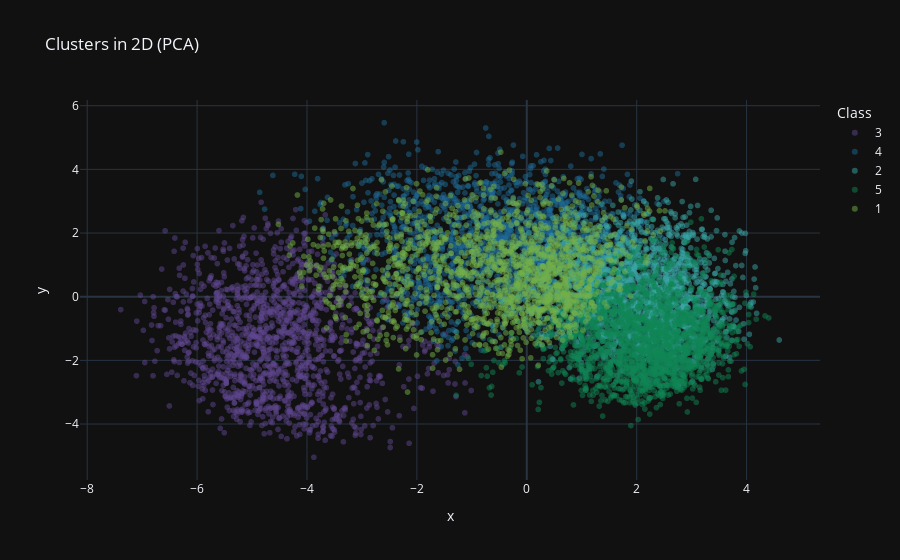
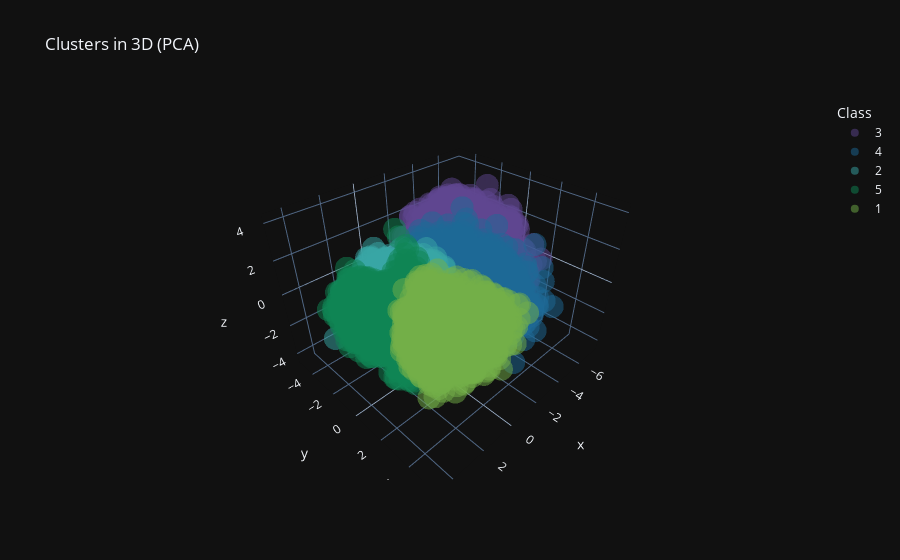

These figures' notebook cell, in order:
### Markdown cell above
## Part A: Visualisation of the Dataset
The K-Means algorithm attempts to partition the dataset into five groups (clusters) based on the similarity of their observations. Its objective is to learn the underlying structure of the data and assign each record a label from 0 to 4, corresponding to the cluster ID. This ID is stored in a new column in the dataset named Cluster.

To visualize the features associated with each cluster, dimensionality reduction is required. For this purpose, Principal Component Analysis (PCA) is applied, retaining the two most significant components for two-dimensional representations and the three most significant components for three-dimensional representations.

### Code cell
import numpy as np
from sklearn.cluster import KMeans
from sklearn.decomposition import PCA
import plotly.express as px
from sklearn.model_selection import train_test_split
from sklearn.preprocessing import StandardScaler
from sklearn.discriminant_analysis import QuadraticDiscriminantAnalysis
from sklearn.metrics import confusion_matrix, ConfusionMatrixDisplay, classification_report, accuracy_score

# Load dataset
dataset = np.loadtxt("datasetTV.csv", delimiter=",", skiprows=0)

# K-MEANS
kmeans = KMeans(n_clusters=5, random_state=42)
labels = kmeans.fit_predict(dataset)

# PCA 2D
pca_2d = PCA(n_components=2)
dataset_pca_2d = pca_2d.fit_transform(dataset)
fig_2d = px.scatter(
    x=dataset_pca_2d[:, 0],
    y=dataset_pca_2d[:, 1],
    color=(labels+1).astype(str),
    color_discrete_sequence=px.colors.qualitative.Prism,
    opacity=0.5,
    title="Clusters in 2D (PCA)",
)
fig_2d.update_layout(
    legend=dict(title="Class")
)
fig_2d.show()


# PCA 3D
pca_3d = PCA(n_components=3)
dataset_pca_3d = pca_3d.fit_transform(dataset)
fig_3d = px.scatter_3d(
    x=dataset_pca_3d[:, 0],
    y=dataset_pca_3d[:, 1],
    z=dataset_pca_3d[:, 2],
    color=(labels+1).astype(str),
    color_discrete_sequence=px.colors.qualitative.Prism,
    opacity=0.5,
    title="Clusters in 3D (PCA)",
)
fig_3d.update_layout(
    legend=dict(title="Class")
)
fig_3d.show()

### Figure 1 — Plotly figure (JSON) as saved in the notebook; plotly's stock layout.template omitted (floating-point values rounded to 4 significant figures; data arrays with more than 128 entries replaced by an {"elided": "..."} marker saying what was removed)
{"data": [{"hovertemplate": "color=3<br>x=%{x}<br>y=%{y}<extra></extra>", "legendgroup": "3", "marker": {"color": "rgb(95, 70, 144)", "opacity": 0.5, "symbol": "circle"}, "mode": "markers", "name": "3", "showlegend": true, "x": {"elided": "1350 float values"}, "xaxis": "x", "y": {"elided": "1350 float values"}, "yaxis": "y", "type": "scattergl"}, {"hovertemplate": "color=4<br>x=%{x}<br>y=%{y}<extra></extra>", "legendgroup": "4", "marker": {"color": "rgb(29, 105, 150)", "opacity": 0.5, "symbol": "circle"}, "mode": "markers", "name": "4", "showlegend": true, "x": {"elided": "1682 float values"}, "xaxis": "x", "y": {"elided": "1682 float values"}, "yaxis": "y", "type": "scattergl"}, {"hovertemplate": "color=2<br>x=%{x}<br>y=%{y}<extra></extra>", "legendgroup": "2", "marker": {"color": "rgb(56, 166, 165)", "opacity": 0.5, "symbol": "circle"}, "mode": "markers", "name": "2", "showlegend": true, "x": {"elided": "2030 float values"}, "xaxis": "x", "y": {"elided": "2030 float values"}, "yaxis": "y", "type": "scattergl"}, {"hovertemplate": "color=5<br>x=%{x}<br>y=%{y}<extra></extra>", "legendgroup": "5", "marker": {"color": "rgb(15, 133, 84)", "opacity": 0.5, "symbol": "circle"}, "mode": "markers", "name": "5", "showlegend": true, "x": {"elided": "2006 float values"}, "xaxis": "x", "y": {"elided": "2006 float values"}, "yaxis": "y", "type": "scattergl"}, {"hovertemplate": "color=1<br>x=%{x}<br>y=%{y}<extra></extra>", "legendgroup": "1", "marker": {"color": "rgb(115, 175, 72)", "opacity": 0.5, "symbol": "circle"}, "mode": "markers", "name": "1", "showlegend": true, "x": {"elided": "1675 float values"}, "xaxis": "x", "y": {"elided": "1675 float values"}, "yaxis": "y", "type": "scattergl"}], "layout": {"xaxis": {"anchor": "y", "domain": [0.0, 1.0], "title": {"text": "x"}}, "yaxis": {"anchor": "x", "domain": [0.0, 1.0], "title": {"text": "y"}}, "legend": {"title": {"text": "Class"}, "tracegroupgap": 0}, "title": {"text": "Clusters in 2D (PCA)"}}}

### Figure 2 — Plotly figure (JSON) as saved in the notebook; plotly's stock layout.template omitted (floating-point values rounded to 4 significant figures; data arrays with more than 128 entries replaced by an {"elided": "..."} marker saying what was removed)
{"data": [{"hovertemplate": "color=3<br>x=%{x}<br>y=%{y}<br>z=%{z}<extra></extra>", "legendgroup": "3", "marker": {"color": "rgb(95, 70, 144)", "opacity": 0.5, "symbol": "circle"}, "mode": "markers", "name": "3", "scene": "scene", "showlegend": true, "x": {"elided": "1350 float values"}, "y": {"elided": "1350 float values"}, "z": {"elided": "1350 float values"}, "type": "scatter3d"}, {"hovertemplate": "color=4<br>x=%{x}<br>y=%{y}<br>z=%{z}<extra></extra>", "legendgroup": "4", "marker": {"color": "rgb(29, 105, 150)", "opacity": 0.5, "symbol": "circle"}, "mode": "markers", "name": "4", "scene": "scene", "showlegend": true, "x": {"elided": "1682 float values"}, "y": {"elided": "1682 float values"}, "z": {"elided": "1682 float values"}, "type": "scatter3d"}, {"hovertemplate": "color=2<br>x=%{x}<br>y=%{y}<br>z=%{z}<extra></extra>", "legendgroup": "2", "marker": {"color": "rgb(56, 166, 165)", "opacity": 0.5, "symbol": "circle"}, "mode": "markers", "name": "2", "scene": "scene", "showlegend": true, "x": {"elided": "2030 float values"}, "y": {"elided": "2030 float values"}, "z": {"elided": "2030 float values"}, "type": "scatter3d"}, {"hovertemplate": "color=5<br>x=%{x}<br>y=%{y}<br>z=%{z}<extra></extra>", "legendgroup": "5", "marker": {"color": "rgb(15, 133, 84)", "opacity": 0.5, "symbol": "circle"}, "mode": "markers", "name": "5", "scene": "scene", "showlegend": true, "x": {"elided": "2006 float values"}, "y": {"elided": "2006 float values"}, "z": {"elided": "2006 float values"}, "type": "scatter3d"}, {"hovertemplate": "color=1<br>x=%{x}<br>y=%{y}<br>z=%{z}<extra></extra>", "legendgroup": "1", "marker": {"color": "rgb(115, 175, 72)", "opacity": 0.5, "symbol": "circle"}, "mode": "markers", "name": "1", "scene": "scene", "showlegend": true, "x": {"elided": "1675 float values"}, "y": {"elided": "1675 float values"}, "z": {"elided": "1675 float values"}, "type": "scatter3d"}], "layout": {"scene": {"domain": {"x": [0.0, 1.0], "y": [0.0, 1.0]}, "xaxis": {"title": {"text": "x"}}, "yaxis": {"title": {"text": "y"}}, "zaxis": {"title": {"text": "z"}}}, "legend": {"title": {"text": "Class"}, "tracegroupgap": 0}, "title": {"text": "Clusters in 3D (PCA)"}}}
